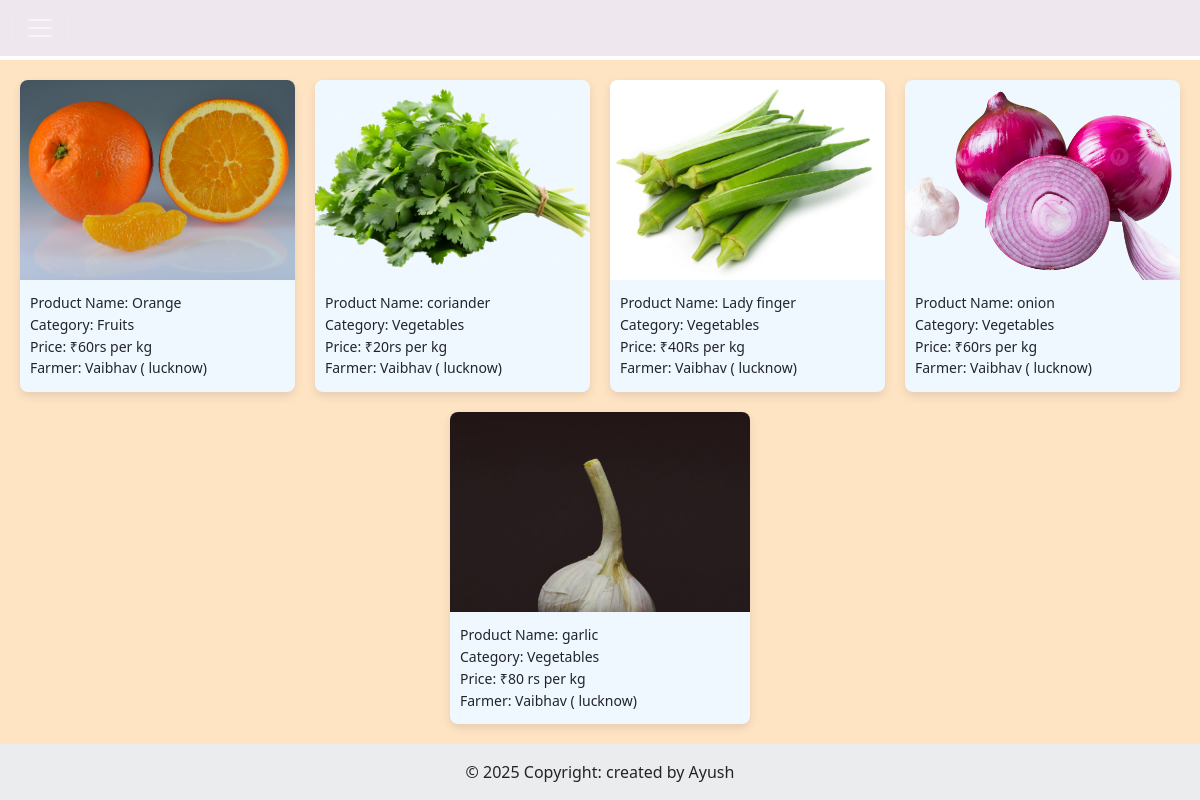
The page /my_product/ (signed in) on the database its author committed.
### agro_app/models.py (models this page shows)
class Product(models.Model):
    farmer=models.ForeignKey(Farmer,on_delete=models.DO_NOTHING,default="")
    product_category=models.CharField(max_length=50,default="")
    product_name=models.CharField(max_length=50,null=False,default="")
    product_price=models.CharField(max_length=13,null=False,default="")
    product_pic=models.FileField(upload_to="product_pic/",default="")
    product_status=models.CharField(max_length=100,default="available")

class Farmer(models.Model):
    name=models.CharField(max_length=50,null=False)
    email=models.EmailField(max_length=50,null=False,primary_key=True)
    password=models.CharField(max_length=50,null=False)
    phone=models.TextField(max_length=13,null=False)
    city=models.CharField(max_length=100,null=False)
    address=models.TextField(default="")
    profile_pic=models.FileField(upload_to="farmer_pic/",default="")
    date=models.DateField(default= timezone.now)

### agro_app/farmer_views.py (the view)
# urls.py: path("my_product/",farmer_views.my_product,name="my_products"),
def my_product(request):
    if request.method =="GET":
        farmer_email=request.session["web_key"]
        farmer_obj=  Farmer.objects.get(email=farmer_email)
        product_list=Product.objects.filter(farmer=farmer_obj)
        product_dict={
            "product_key":product_list
        }
        return render(request,'agro_app/farmer/my_product.html',product_dict)

### agro_app/templates/agro_app/farmer/my_product.html (shortened to what this page needs)
<!DOCTYPE html>
{% load static %}
<html lang="en">
<head>
  {% include 'agro_app/common/common_css.html'%}
</head>
<body>
  {% include 'agro_app/farmer/farmer_header.html'%}
  <div class="main-div">
    <div class="flex-container">
      {% if product_key %}
        {% for p in product_key %}
        <div class="item-div">
          <img src="/media/{{p.product_pic}}" alt="">
          <div style="padding: 10px;">
            <h6>Product Name: {{p.product_name}}</h6>
            <h6>Category: {{p.product_category}}</h6>
            <h6>Price: ₹{{p.product_price}}</h6>
            <h6>Farmer: {{p.farmer.name}} ({{p.farmer.city}})</h6>
          </div>
        </div>
        {% endfor %}
      {% else %}
        <h3 style="text-align: center;">No Products Available 😊</h3>
      {% endif %}
    </div>
  </div>
  {% include 'agro_app/common/footer.html' %}
</body>
</html>

### agro_app/static/agro_app/css/style.css (style rules this page uses)
body,html { min-height: 100vh; display: flex; flex-direction: column; margin: 0; }
.main-div { flex: 1; }
* { box-sizing: border-box; }

### agro_app/templates/agro_app/farmer/my_product.html (style rules this page uses)
.flex-container { display: flex; flex-wrap: wrap; justify-content: center; gap: 20px; width: 100%; padding: 20px; margin-top: 5%; background-color: bisque; }
.item-div { flex: 1 1 250px; max-width: 300px; background-color: aliceblue; border-radius: 8px; overflow: hidden; box-shadow: 0 4px 10px rgba(0,0,0,0.1); transition: transform 0.2s ease-in-out; }
.item-div img { width: 100%; height: 200px; object-fit: cover; }
.item-div h6 { margin: 5px 0; font-size: 14px; }

### rows shown on the page
Product: product_pic (picture), product_name "Orange", product_category "Fruits", product_price "60rs per kg", farmer.name "Vaibhav", farmer.city "lucknow"
Product: product_pic (picture), product_name "coriander", product_category "Vegetables", product_price "20rs per kg", farmer.name "Vaibhav", farmer.city "lucknow"
Product: product_pic (picture), product_name "Lady finger", product_category "Vegetables", product_price "40Rs per kg", farmer.name "Vaibhav", farmer.city "lucknow"
Product: product_pic (picture), product_name "onion", product_category "Vegetables", product_price "60rs per kg", farmer.name "Vaibhav", farmer.city "lucknow"
Product: product_pic (picture), product_name "garlic", product_category "Vegetables", product_price "80 rs per kg", farmer.name "Vaibhav", farmer.city "lucknow"
